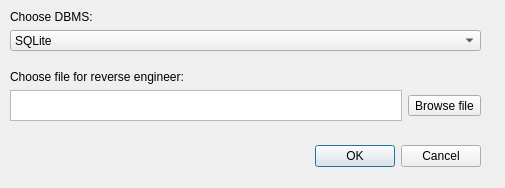
<?xml version="1.0" encoding="UTF-8"?>
<ui version="4.0">
 <class>GenerateSchemaWidget</class>
 <widget class="QDialog" name="GenerateSchemaWidget">
  <property name="geometry">
   <rect>
    <x>0</x>
    <y>0</y>
    <width>505</width>
    <height>188</height>
   </rect>
  </property>
  <property name="windowTitle">
   <string>Dialog</string>
  </property>
  <widget class="QDialogButtonBox" name="confirmBox">
   <property name="geometry">
    <rect>
     <x>140</x>
     <y>140</y>
     <width>341</width>
     <height>32</height>
    </rect>
   </property>
   <property name="orientation">
    <enum>Qt::Horizontal</enum>
   </property>
   <property name="standardButtons">
    <set>QDialogButtonBox::Cancel|QDialogButtonBox::Ok</set>
   </property>
  </widget>
  <widget class="QWidget" name="gridLayoutWidget">
   <property name="geometry">
    <rect>
     <x>10</x>
     <y>70</y>
     <width>471</width>
     <height>51</height>
    </rect>
   </property>
   <layout class="QGridLayout" name="gridLayout">
    <item row="3" column="1">
     <widget class="QToolButton" name="reverseEngineerFileButton">
      <property name="text">
       <string>Browse file</string>
      </property>
     </widget>
    </item>
    <item row="3" column="0">
     <widget class="QTextEdit" name="reverseEngineerFilePath">
      <property name="enabled">
       <bool>true</bool>
      </property>
      <property name="readOnly">
       <bool>true</bool>
      </property>
     </widget>
    </item>
    <item row="0" column="0">
     <widget class="QLabel" name="oneToOneRepresentationLabel_2">
      <property name="text">
       <string>Choose file for reverse engineer:</string>
      </property>
      <property name="textFormat">
       <enum>Qt::AutoText</enum>
      </property>
     </widget>
    </item>
   </layout>
  </widget>
  <widget class="QWidget" name="gridLayoutWidget_2">
   <property name="geometry">
    <rect>
     <x>10</x>
     <y>10</y>
     <width>471</width>
     <height>41</height>
    </rect>
   </property>
   <layout class="QGridLayout" name="gridLayout_3">
    <item row="0" column="0">
     <widget class="QLabel" name="oneToOneRepresentationLabel_4">
      <property name="text">
       <string>Choose DBMS:</string>
      </property>
      <property name="textFormat">
       <enum>Qt::AutoText</enum>
      </property>
     </widget>
    </item>
    <item row="1" column="0">
     <widget class="QComboBox" name="dbmsBox">
      <item>
       <property name="text">
        <string>SQLite</string>
       </property>
      </item>
      <item>
       <property name="text">
        <string>Microsoft Access</string>
       </property>
      </item>
     </widget>
    </item>
   </layout>
  </widget>
 </widget>
 <resources/>
 <connections>
  <connection>
   <sender>confirmBox</sender>
   <signal>accepted()</signal>
   <receiver>GenerateSchemaWidget</receiver>
   <slot>accept()</slot>
   <hints>
    <hint type="sourcelabel">
     <x>248</x>
     <y>254</y>
    </hint>
    <hint type="destinationlabel">
     <x>157</x>
     <y>274</y>
    </hint>
   </hints>
  </connection>
  <connection>
   <sender>confirmBox</sender>
   <signal>rejected()</signal>
   <receiver>GenerateSchemaWidget</receiver>
   <slot>reject()</slot>
   <hints>
    <hint type="sourcelabel">
     <x>316</x>
     <y>260</y>
    </hint>
    <hint type="destinationlabel">
     <x>286</x>
     <y>274</y>
    </hint>
   </hints>
  </connection>
 </connections>
</ui>
